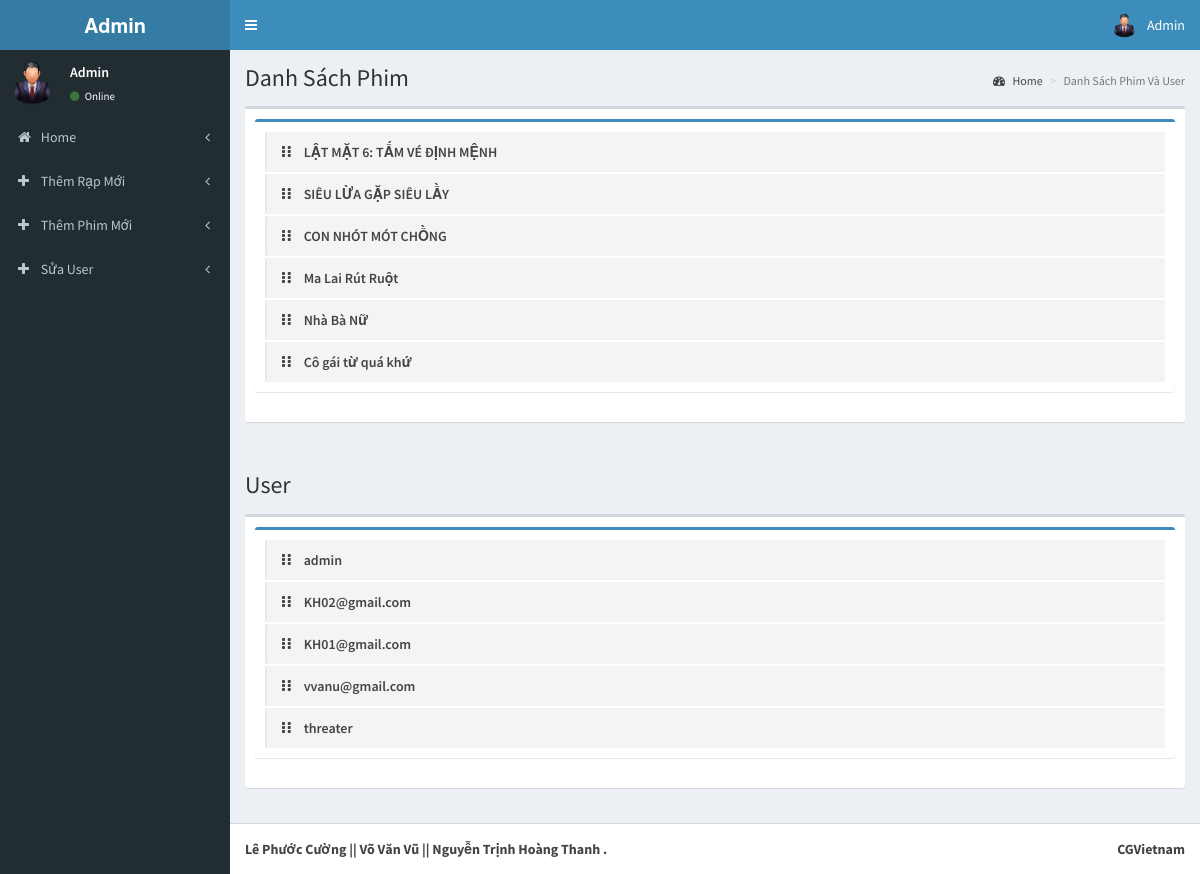
The app's page /admin/pages/index.php (signed in) with its own data.
### tables this page shows
CREATE TABLE `tbl_phim` (
  `MaPhim` int(11) NOT NULL,
  `MaRap` int(11) NOT NULL COMMENT 'Ma Rap',
  `TenPhim` varchar(200) NOT NULL,
  `DienVien` varchar(500) NOT NULL,
  `TheLoai` varchar(100) NOT NULL,
  `NgayKhoiChieu` date NOT NULL,
  `image` varchar(200) NOT NULL,
  `video_url` varchar(200) NOT NULL,
  `TrangThai` int(2) NOT NULL
);

CREATE TABLE `tbl_dangnhap` (
  `MaDN` int(11) NOT NULL,
  `MaRap` int(11) NOT NULL,
  `TenDangNhap` varchar(100) NOT NULL,
  `MatKhau` varchar(100) NOT NULL,
  `LoaiNguoidung` int(2) NOT NULL
);

### admin/pages/index.php (the view, shortened to what this page needs)
<?php
include('header.php');
?>
  <div class="content-wrapper">
    <section class="content-header">
      <h1>
        Danh Sách Phim
      </h1>
      <ol class="breadcrumb">
        <li><a href="index"><i class="fa fa-dashboard"></i> Home</a></li>
        <li class="active">Danh Sách Phim Và User</li>
      </ol>
    </section>
    <section class="content">
      <div class="box">
        <div class="box-body">
            <div class="box box-primary">
            <div class="box-body">
              <ul class="todo-list">
                 <?php
                        $qry7=mysqli_query($con,"select * from tbl_phim");
                        if(mysqli_num_rows($qry7))
                        {
                        while($c=mysqli_fetch_array($qry7))
                        {
                        ?>
                <li>
                      <span class="handle">
                        <i class="fa fa-ellipsis-v"></i>
                        <i class="fa fa-ellipsis-v"></i>
                      </span>
                  <span class="text"><?php echo $c['TenPhim'];?></span>
                </li>
                  <?php
                       }}
                     ?>
            </div>
          </div>
        </div>
      </div>
    </section>
    <section class="content-header">
      <h1>
        User
      </h1>
    </section>
    <section class="content">
      <div class="box">
        <div class="box-body">
            <div class="box box-primary">
            <div class="box-body">
              <ul class="todo-list">
                 <?php
                        $qry7=mysqli_query($con,"select * from tbl_dangnhap");
                        if(mysqli_num_rows($qry7))
                        {
                        while($c=mysqli_fetch_array($qry7))
                        {
                        ?>
                <li>
                      <span class="handle">
                        <i class="fa fa-ellipsis-v"></i>
                        <i class="fa fa-ellipsis-v"></i>
                      </span>
                  <span class="text"><?php echo $c['TenDangNhap'];?></span>
                </li>
                  <?php
                       }}
                     ?>
            </div>
          </div>
        </div>
      </div>
    </section>
  </div>
  <?php
include('footer.php');
?>

### records on screen
tbl_phim: TenPhim "LẬT MẶT 6: TẤM VÉ ĐỊNH MỆNH"
tbl_phim: TenPhim "SIÊU LỪA GẶP SIÊU LẦY"
tbl_phim: TenPhim "CON NHÓT MÓT CHỒNG"
tbl_phim: TenPhim "Ma Lai Rút Ruột"
tbl_phim: TenPhim "Nhà Bà Nữ"
tbl_phim: TenPhim "Cô gái từ quá khứ"
tbl_dangnhap: TenDangNhap "admin"
tbl_dangnhap: TenDangNhap "KH02@gmail.com"
tbl_dangnhap: TenDangNhap "KH01@gmail.com"
tbl_dangnhap: TenDangNhap "vvanu@gmail.com"
tbl_dangnhap: TenDangNhap "threater"
